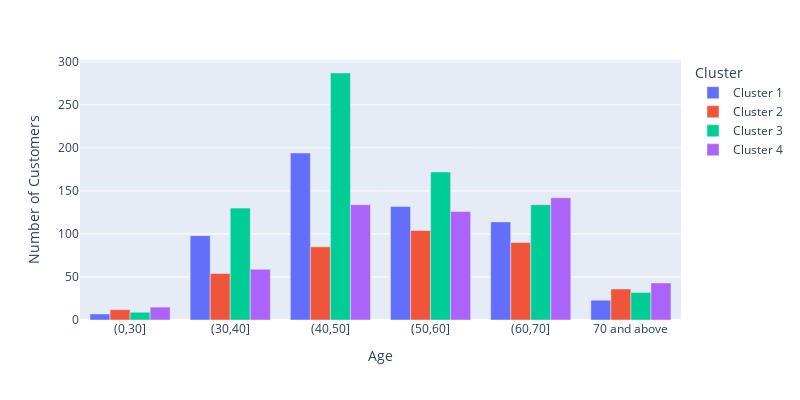

The code cell stored with this chart in its notebook:
### Code cell
fig = plx.bar(df_plot, x="Age", y="Number of Customers",
             color='Cluster', barmode='group', width = 800,
             height=400)
fig.show()

### Figure 1 — Plotly figure (JSON) as saved in the notebook; plotly's stock layout.template omitted (floating-point values rounded to 4 significant figures)
{"data": [{"alignmentgroup": "True", "hovertemplate": "Cluster=Cluster 1<br>Age=%{x}<br>Number of Customers=%{y}<extra></extra>", "legendgroup": "Cluster 1", "marker": {"color": "#636efa", "pattern": {"shape": ""}}, "name": "Cluster 1", "offsetgroup": "Cluster 1", "orientation": "v", "showlegend": true, "textposition": "auto", "type": "bar", "x": ["(0,30]", "(30,40]", "(40,50]", "(50,60]", "(60,70]", "70 and above"], "xaxis": "x", "y": [7, 98, 194, 132, 114, 23], "yaxis": "y"}, {"alignmentgroup": "True", "hovertemplate": "Cluster=Cluster 2<br>Age=%{x}<br>Number of Customers=%{y}<extra></extra>", "legendgroup": "Cluster 2", "marker": {"color": "#EF553B", "pattern": {"shape": ""}}, "name": "Cluster 2", "offsetgroup": "Cluster 2", "orientation": "v", "showlegend": true, "textposition": "auto", "type": "bar", "x": ["(0,30]", "(30,40]", "(40,50]", "(50,60]", "(60,70]", "70 and above"], "xaxis": "x", "y": [12, 54, 85, 104, 90, 36], "yaxis": "y"}, {"alignmentgroup": "True", "hovertemplate": "Cluster=Cluster 3<br>Age=%{x}<br>Number of Customers=%{y}<extra></extra>", "legendgroup": "Cluster 3", "marker": {"color": "#00cc96", "pattern": {"shape": ""}}, "name": "Cluster 3", "offsetgroup": "Cluster 3", "orientation": "v", "showlegend": true, "textposition": "auto", "type": "bar", "x": ["(0,30]", "(30,40]", "(40,50]", "(50,60]", "(60,70]", "70 and above"], "xaxis": "x", "y": [9, 130, 287, 172, 134, 32], "yaxis": "y"}, {"alignmentgroup": "True", "hovertemplate": "Cluster=Cluster 4<br>Age=%{x}<br>Number of Customers=%{y}<extra></extra>", "legendgroup": "Cluster 4", "marker": {"color": "#ab63fa", "pattern": {"shape": ""}}, "name": "Cluster 4", "offsetgroup": "Cluster 4", "orientation": "v", "showlegend": true, "textposition": "auto", "type": "bar", "x": ["(0,30]", "(30,40]", "(40,50]", "(50,60]", "(60,70]", "70 and above"], "xaxis": "x", "y": [15, 59, 134, 126, 142, 43], "yaxis": "y"}], "layout": {"barmode": "group", "height": 400, "legend": {"title": {"text": "Cluster"}, "tracegroupgap": 0}, "margin": {"t": 60}, "width": 800, "xaxis": {"anchor": "y", "domain": [0, 1], "title": {"text": "Age"}}, "yaxis": {"anchor": "x", "domain": [0, 1], "title": {"text": "Number of Customers"}}}}
